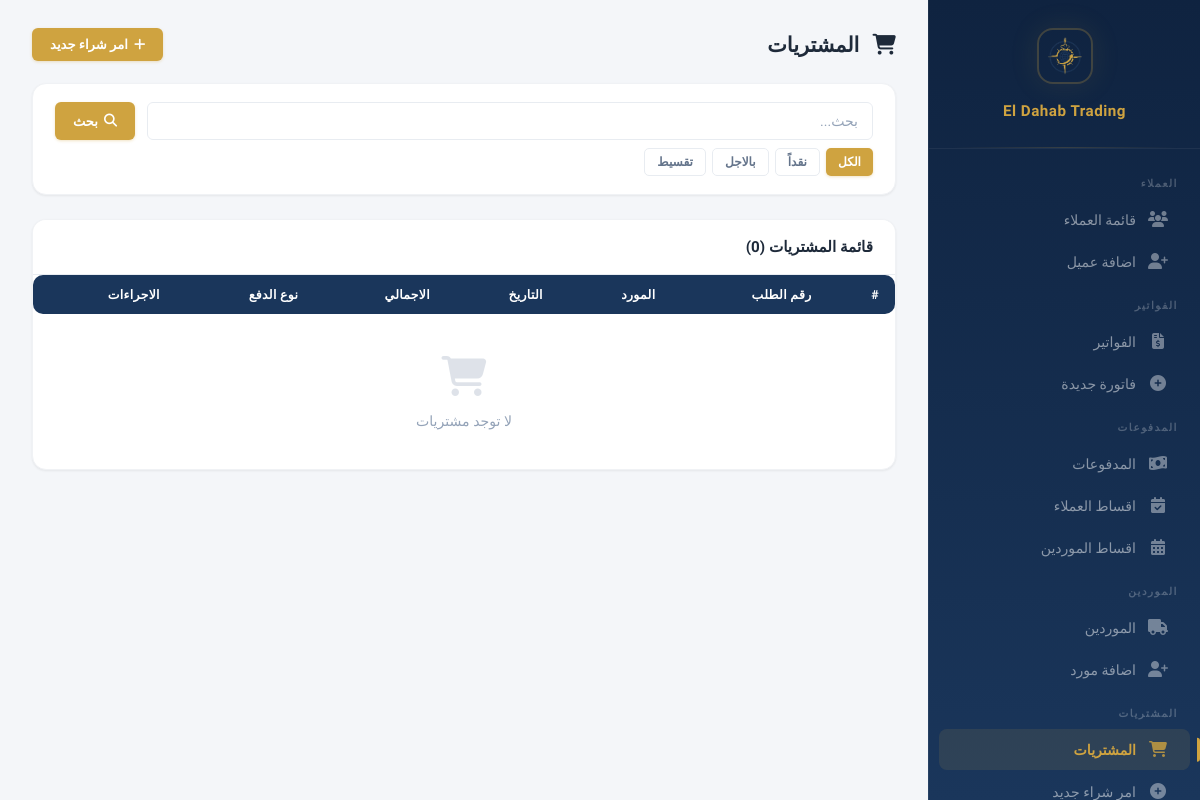
Before: /purchases (signed in) with the older database file.
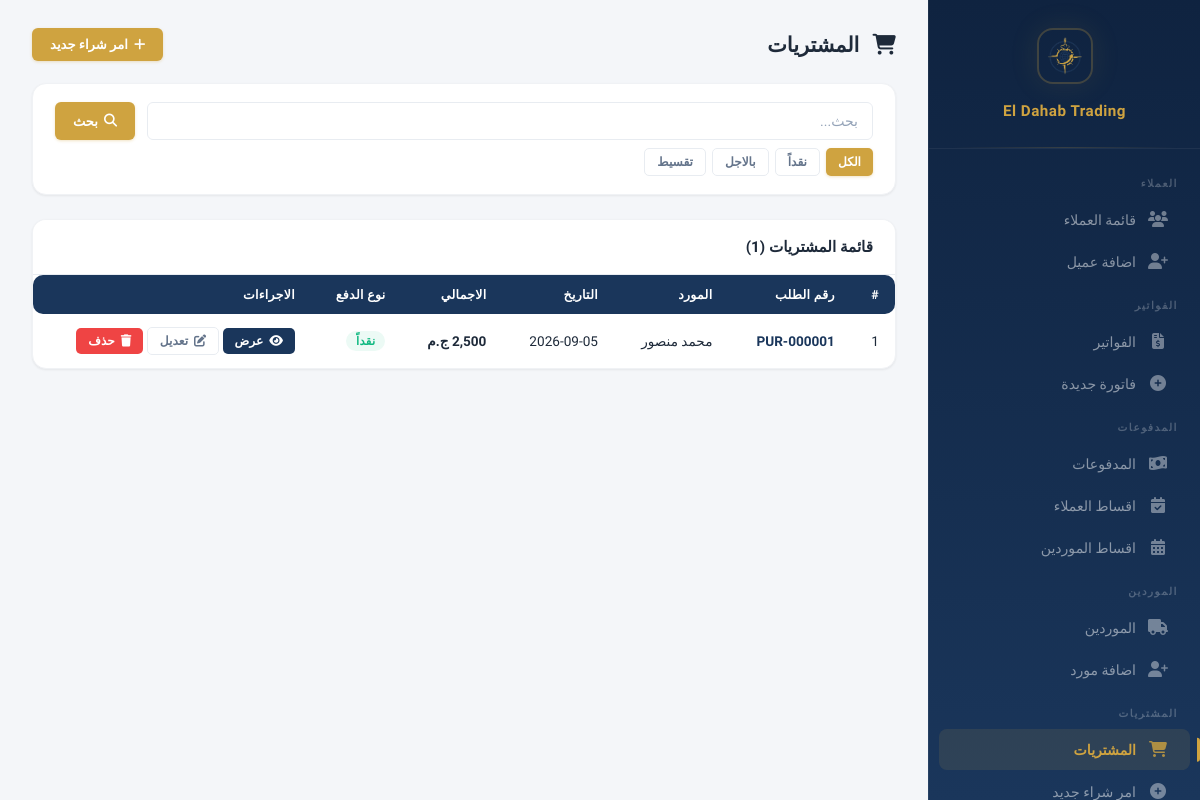
After: the same page with the newer database file.
### models.py (models this page shows, shortened)
class Purchase(db.Model):
    __tablename__ = 'purchases'
    id = db.Column(db.Integer, primary_key=True)
    purchase_number = db.Column(db.String(50), unique=True, nullable=False)
    supplier_id = db.Column(db.Integer, db.ForeignKey('suppliers.id'), nullable=False)
    total = db.Column(db.Float, default=0)
    discount = db.Column(db.Float, default=0)
    payment_type = db.Column(db.String(20), default='cash')
    payment_method = db.Column(db.String(20), default='cash')
    receipt_image = db.Column(db.String(200))
    created_by = db.Column(db.Integer, db.ForeignKey('users.id'))
    creator = db.relationship('User', foreign_keys=[created_by])
    modified_by = db.Column(db.Integer, db.ForeignKey('users.id'))
    modifier = db.relationship('User', foreign_keys=[modified_by])
    show_balance = db.Column(db.Boolean, default=False)
    paid_amount = db.Column(db.Float, default=0)
    remaining = db.Column(db.Float, default=0)
    previous_due = db.Column(db.Float, default=0)
    balance_after = db.Column(db.Float, default=0)
    date = db.Column(db.DateTime, default=datetime.utcnow)
    notes = db.Column(db.Text)
    items = db.relationship('PurchaseItem', backref='purchase', lazy=True, cascade='all, delete-orphan')
    payments = db.relationship('SupplierPayment', backref='purchase', lazy=True)
    returns = db.relationship('SupplierReturn', backref='purchase', lazy=True)

class Supplier(db.Model):
    __tablename__ = 'suppliers'
    id = db.Column(db.Integer, primary_key=True)
    name = db.Column(db.String(200), nullable=False)
    phone = db.Column(db.String(50))
    address = db.Column(db.Text)
    notes = db.Column(db.Text)
    created_at = db.Column(db.DateTime, default=datetime.utcnow)
    purchases = db.relationship('Purchase', backref='supplier', lazy=True)
    payments = db.relationship('SupplierPayment', backref='supplier', lazy=True)
    returns = db.relationship('SupplierReturn', backref='supplier', lazy=True)
    installment_plans = db.relationship('SupplierInstallmentPlan', backref='supplier', lazy=True)

### app.py (the view)
@app.route('/purchases')
@login_required
def purchases_list():
    search = request.args.get('search', '')
    payment_type = request.args.get('payment_type', '')
    query = Purchase.query
    if search:
        query = query.join(Supplier).filter(
            Purchase.purchase_number.contains(search) | Supplier.name.contains(search)
        )
    if payment_type:
        query = query.filter_by(payment_type=payment_type)
    purchases = query.order_by(Purchase.date.desc()).all()
    return render_template('purchases_list.html', purchases=purchases, search=search,
        payment_type=payment_type, PAYMENT_TYPES=PAYMENT_TYPES)

### app.py (called while the page is built)
@app.context_processor
def inject_payment_methods():
    return {'PAYMENT_METHODS': PAYMENT_METHODS, 'parse_images': parse_images}

@app.before_request
def check_session_expiry():
    if 'user_id' in session and session.get('expires_at'):
        if datetime.utcnow().timestamp() > session['expires_at']:
            session.clear()
            flash('انتهت الجلسة، يرجى تسجيل الدخول مرة اخرى', 'warning')
            return redirect(url_for('login'))

@app.context_processor
def inject_user():
    if not hasattr(g, 'current_user'):
        g.current_user = db.session.get(User, session['user_id']) if 'user_id' in session else None
    return dict(current_user=g.current_user)

### models.py (called while the page is built)
    def has_permission(self, page):
        if self.is_admin:
            return True
        return any(p.page == page for p in self.permissions)

### templates/purchases_list.html (shortened to what this page needs)
{% extends "base.html" %}
{% block content %}
<div class="page-header">
    <h1 style="font-size:1.3rem;font-weight:700;color:var(--text);margin-bottom:0;">
        <i class="fas fa-shopping-cart" style="margin-left:8px;"></i> المشتريات
    </h1>
    <a href="{{ url_for('purchase_add') }}" class="btn btn-gold"><i class="fas fa-plus"></i> امر شراء جديد</a>
</div>
<div class="data-card" style="margin-bottom:24px;">
    <div class="data-card-body">
        <form method="GET" action="{{ url_for('purchases_list') }}" style="display:flex;gap:12px;flex-wrap:wrap;">
            <input type="text" name="search" class="form-control" placeholder="بحث..." value="{{ search }}" style="flex:1;min-width:200px;">
            <button type="submit" class="btn btn-gold"><i class="fas fa-search"></i> بحث</button>
        </form>
        <div style="display:flex;gap:6px;flex-wrap:wrap;margin-top:8px;">
            <a href="{{ url_for('purchases_list') }}" class="btn btn-sm {% if not payment_type %}btn-gold{% else %}btn-outline{% endif %}">الكل</a>
            {% for key, label in PAYMENT_TYPES.items() %}
            <a href="{{ url_for('purchases_list', payment_type=key) }}" class="btn btn-sm {% if payment_type == key %}btn-gold{% else %}btn-outline{% endif %}">{{ label }}</a>
            {% endfor %}
        </div>
    </div>
</div>
<div class="data-card">
    <div class="data-card-header">
        <h3>قائمة المشتريات ({{ purchases|length }})</h3>
    </div>
    <div class="data-card-body" style="padding:0;">
        <table>
            <thead>
                <tr>
                    <th>#</th>
                    <th>رقم الطلب</th>
                    <th>المورد</th>
                    <th>التاريخ</th>
                    <th>الاجمالي</th>
                    <th>نوع الدفع</th>
                    <th>الاجراءات</th>
                </tr>
            </thead>
            <tbody>
                {% for p in purchases %}
                <tr>
                    <td>{{ loop.index }}</td>
                    <td><a href="{{ url_for('purchase_view', purchase_id=p.id) }}" style="color:var(--navy);text-decoration:none;font-weight:700;">{{ p.purchase_number }}</a></td>
                    <td>{{ p.supplier.name }}</td>
                    <td>{{ p.date.strftime('%Y-%m-%d') }}</td>
                    <td style="font-weight:700;">{{ "{:,.0f}".format(p.total or 0) }} ج.م</td>
                    <td>
                        {% if p.payment_type == 'cash' %}
                        <span class="badge badge-success">نقداً</span>
                        {% elif p.payment_type == 'credit' %}
                        <span class="badge badge-warning" style="background:rgba(245,158,11,0.12);color:#b45309;">اجل</span>
                        {% elif p.payment_type == 'installment' %}
                        <span class="badge badge-info">تقسيط</span>
                        {% endif %}
                    </td>
                    <td>
                        <a href="{{ url_for('purchase_view', purchase_id=p.id) }}" class="btn btn-sm btn-navy"><i class="fas fa-eye"></i> عرض</a>
                        <a href="{{ url_for('purchase_edit', purchase_id=p.id) }}" class="btn btn-sm btn-outline"><i class="fas fa-edit"></i> تعديل</a>
                        <form method="POST" action="{{ url_for('purchase_delete', purchase_id=p.id) }}" style="display:inline;" onsubmit="return confirm('هل انت متاكد من الحذف؟');">
                            <button type="submit" class="btn btn-sm btn-danger"><i class="fas fa-trash"></i> حذف</button>
                        </form>
                    </td>
                </tr>
                {% endfor %}
                {% if not purchases %}
                <tr>
                    <td colspan="7" class="empty-state" style="padding:40px;">
                        <div class="empty-icon"><i class="fas fa-shopping-cart"></i></div>
                        <p>لا توجد مشتريات</p>
                    </td>
                </tr>
                {% endif %}
            </tbody>
        </table>
    </div>
</div>
{% endblock %}

### templates/base.html (shortened to what this page needs)
<!DOCTYPE html>
<html lang="ar" dir="rtl">
<head>
    <link rel="stylesheet" href="https://cdnjs.cloudflare.com/ajax/libs/font-awesome/6.5.1/css/all.min.css">
    <link rel="stylesheet" href="{{ url_for('static', filename='css/style.css') }}">
</head>
<body>
    <div class="app-layout">
        <nav class="sidebar" id="sidebar">
            <div class="sidebar-header">
                <img src="{{ url_for('static', filename='logo.png') }}" alt="Logo">
                <h2>El Dahab Trading</h2>
            </div>
            <div class="sidebar-nav">
                {% if current_user.is_admin or current_user.has_permission('customers') or current_user.has_permission('customer_add') %}
                <div class="nav-section">العملاء</div>
                {% if current_user.is_admin or current_user.has_permission('customers') %}
                <a href="{{ url_for('customers_list') }}" class="nav-link {% if 'customer' in request.endpoint %}active{% endif %}">
                    <span class="icon"><i class="fas fa-users"></i></span> قائمة العملاء
                </a>
                {% endif %}
                {% if current_user.is_admin or current_user.has_permission('customer_add') %}
                <a href="{{ url_for('customer_add') }}" class="nav-link">
                    <span class="icon"><i class="fas fa-user-plus"></i></span> اضافة عميل
                </a>
                {% endif %}
                {% endif %}
                {% if current_user.is_admin or current_user.has_permission('invoices') or current_user.has_permission('invoice_add') %}
                <div class="nav-section">الفواتير</div>
                {% if current_user.is_admin or current_user.has_permission('invoices') %}
                <a href="{{ url_for('invoices_list') }}" class="nav-link {% if 'invoice' in request.endpoint %}active{% endif %}">
                    <span class="icon"><i class="fas fa-file-invoice-dollar"></i></span> الفواتير
                </a>
                {% endif %}
                {% if current_user.is_admin or current_user.has_permission('invoice_add') %}
                <a href="{{ url_for('invoice_add') }}" class="nav-link">
                    <span class="icon"><i class="fas fa-plus-circle"></i></span> فاتورة جديدة
                </a>
                {% endif %}
                {% endif %}
                {% if current_user.is_admin or current_user.has_permission('payments') or current_user.has_permission('installments_list') or current_user.has_permission('supplier_installments_list') %}
                <div class="nav-section">المدفوعات</div>
                {% if current_user.is_admin or current_user.has_permission('payments') %}
                <a href="{{ url_for('payments_list') }}" class="nav-link {% if 'payment' in request.endpoint and 'supplier' not in request.endpoint %}active{% endif %}">
                    <span class="icon"><i class="fas fa-money-bill-wave"></i></span> المدفوعات
                </a>
                {% endif %}
                {% if current_user.is_admin or current_user.has_permission('installments_list') %}
                <a href="{{ url_for('installments_list') }}" class="nav-link {% if 'installment' in request.endpoint and 'supplier' not in request.endpoint %}active{% endif %}">
                    <span class="icon"><i class="fas fa-calendar-check"></i></span> اقساط العملاء
                </a>
                {% endif %}
                {% if current_user.is_admin or current_user.has_permission('supplier_installments_list') %}
                <a href="{{ url_for('supplier_installments_list') }}" class="nav-link {% if 'supplier_installment' in request.endpoint %}active{% endif %}">
                    <span class="icon"><i class="fas fa-calendar-alt"></i></span> اقساط الموردين
                </a>
                {% endif %}
                {% endif %}
                {% if current_user.is_admin or current_user.has_permission('suppliers') or current_user.has_permission('supplier_add') %}
                <div class="nav-section">الموردين</div>
                {% if current_user.is_admin or current_user.has_permission('suppliers') %}
                <a href="{{ url_for('suppliers_list') }}" class="nav-link {% if 'supplier' in request.endpoint and 'payment' not in request.endpoint %}active{% endif %}">
                    <span class="icon"><i class="fas fa-truck"></i></span> الموردين
                </a>
                {% endif %}
                {% if current_user.is_admin or current_user.has_permission('supplier_add') %}
                <a href="{{ url_for('supplier_add') }}" class="nav-link">
                    <span class="icon"><i class="fas fa-user-plus"></i></span> اضافة مورد
                </a>
                {% endif %}
                {% endif %}
                {% if current_user.is_admin or current_user.has_permission('purchases') or current_user.has_permission('purchase_add') %}
                <div class="nav-section">المشتريات</div>
                {% if current_user.is_admin or current_user.has_permission('purchases') %}
                <a href="{{ url_for('purchases_list') }}" class="nav-link {% if 'purchase' in request.endpoint %}active{% endif %}">
                    <span class="icon"><i class="fas fa-shopping-cart"></i></span> المشتريات
                </a>
                {% endif %}
                {% if current_user.is_admin or current_user.has_permission('purchase_add') %}
                <a href="{{ url_for('purchase_add') }}" class="nav-link">
                    <span class="icon"><i class="fas fa-plus-circle"></i></span> امر شراء جديد
                </a>
                {% endif %}
                {% endif %}
            </div>
        </nav>
        <main class="main-content">
            <div class="content-area">
                {% block content %}{% endblock %}
            </div>
        </main>
    </div>
</body>
</html>

Changed rows visible on the page:
added Purchase: purchase_number "PUR-000001", supplier.name "محمد منصور", date "2026-09-05", total "2,500", payment_type "نقداً"
Other visible differences:
{{ purchases|length }}: "0" → "1"
text no longer shown: "لا توجد مشتريات"
